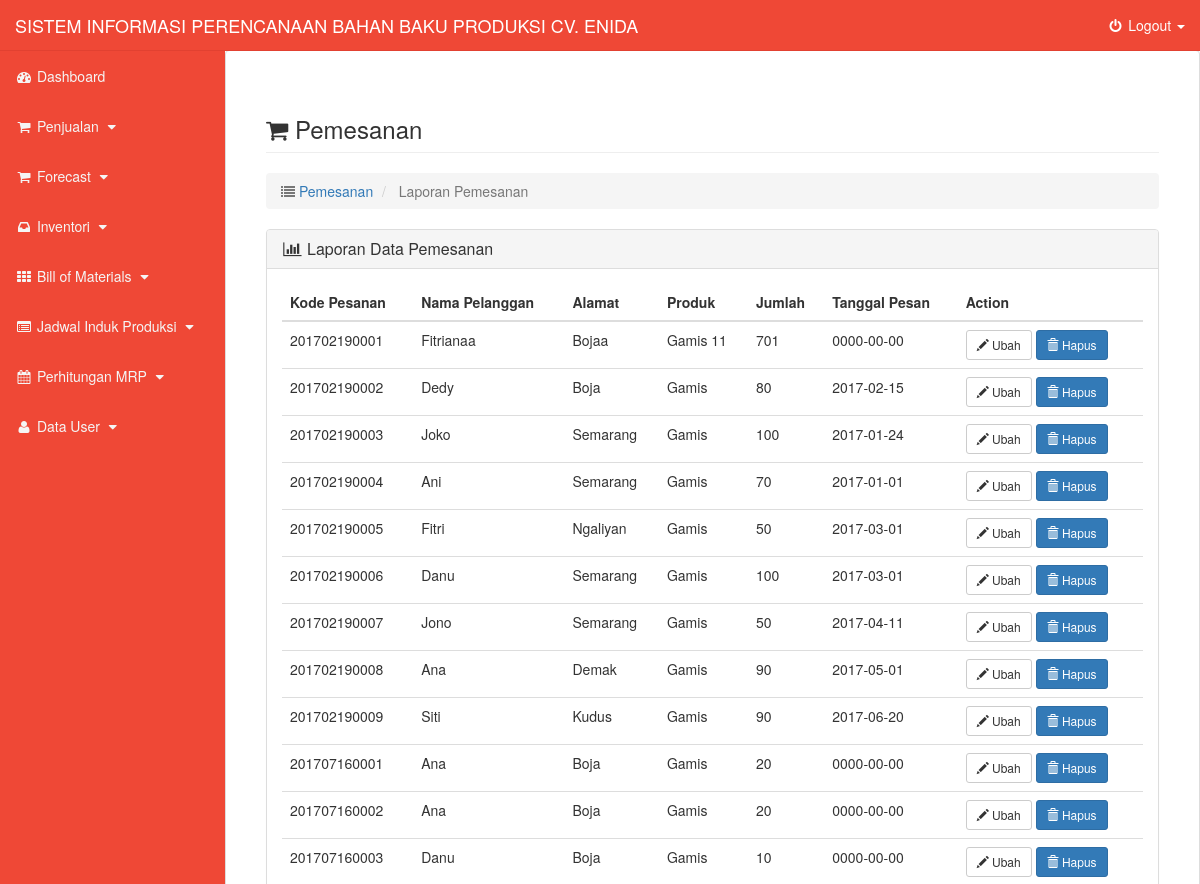
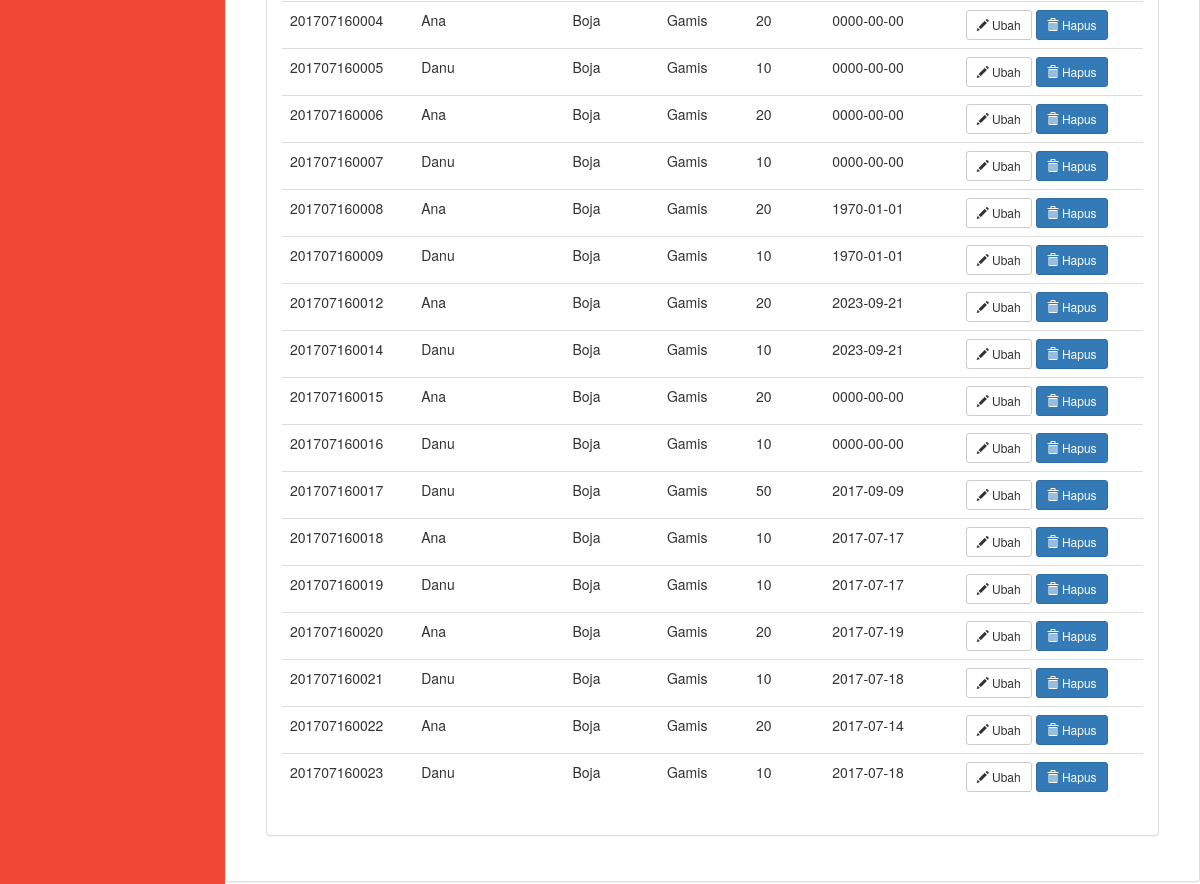
/?page=detail&content=daftar_purchase_order, run on the app's committed database (2 pictures, top to bottom).
### tables this page shows
CREATE TABLE IF NOT EXISTS `tbpesanan` (
  `kdnota` varchar(20) NOT NULL,
  `namaplg` varchar(50) NOT NULL,
  `alamatplg` varchar(50) NOT NULL,
  `produk` varchar(30) NOT NULL,
  `jml` int(11) NOT NULL,
  `tglpesan` date NOT NULL,
  `proses` enum('0','1') NOT NULL
);

### index.php (called while the page is built, shortened)
<?php
	include "layout/header.php";
	include "layout/menu.php";
	include "layout/content.php";
?>

### konten/controlPemesanan.php (the view, shortened to what this page needs)
<?php
	function viewpesanan($conn){
		$view = mysqli_query($conn, "SELECT * FROM tbpesanan ORDER BY kdnota ASC")or die(mysqli_error());
		echo "<div class='table-responsive'>
				<table class='table table-hover'>
  				<thead>
  					<tr>
	  					<th> Kode Pesanan </th>
	  					<th> Nama Pelanggan </th>
	  					<th> Alamat </th>
	  					<th> Produk </th>
	  					<th> Jumlah </th>
	  					<th> Tanggal Pesan </th>
	  					<th> Action </th>
  					</tr>
  				</thead>";
  				while($data = mysqli_fetch_array($view, MYSQLI_ASSOC)){
  					echo"
  					<tr>
  						<td> $data[kdnota] </td>
  						<td> $data[namaplg] </td>
  						<td> $data[alamatplg] </td>
  						<td> $data[produk] </td>
  						<td> $data[jml] </td>
  						<td> $data[tglpesan] </td>
  						<td>
  							<a href='.?page=detail&content=edit_pesanan&id=$data[kdnota]'>
								<button type='button' name='ubah' class='btn btn-default btn-sm'>
		  							<span class='glyphicon glyphicon-pencil' aria-hidden='true'></span> Ubah
								</button>
							</a>
							<a href='.?pagedetail&content=daftar_purchase_order&id=$data[kdnota]'>
								<button type='button' name='hapus' class='btn btn-primary btn-sm'>
  									<span class='glyphicon glyphicon-trash' aria-hidden='true'></span> Hapus
								</button>
							</a>
						</td>
  					</tr>";
  				}
			echo "</table>";
			echo "</div>";
	}
?>

### layout/header.php (shortened to what this page needs)
<!DOCTYPE html>
<html>
	<head>
			<link href="<?php echo CSS;?>bootstrap.min.css" rel="stylesheet">
			<link href="<?php echo CSS;?>datepicker3.css" rel="stylesheet">
			<link href="<?php echo CSS;?>style.css" rel="stylesheet">
			<link href="<?php echo CSS;?>jquery-ui.css" rel="stylesheet">
	</head>

### layout/menu.php (shortened to what this page needs)
<!DOCTYPE html>
<html lang="en">
<head>
    <link href="css/bootstrap.min.css" rel="stylesheet">
    <link href="css/style.css" rel="stylesheet">
    <link href="css/plugins/morris.css" rel="stylesheet">
    <link href="font-awesome/css/font-awesome.min.css" rel="stylesheet" type="text/css">
</head>
<body>
    <div id="wrapper">
        <nav class="navbar navbar-inverse navbar-fixed-top" role="navigation">
            <div class="navbar-header">
                <a class="navbar-brand" href="index.html">SISTEM INFORMASI PERENCANAAN BAHAN BAKU PRODUKSI CV. ENIDA</a>
            </div>
            <ul class="nav navbar-right top-nav">
                <li>
                    <a href="#"><i class="fa fa-fw fa-power-off"></i> Logout <b class="caret"></b></a>
                </li>
            </ul>
            <div class="collapse navbar-collapse">
                <ul class="nav navbar-nav side-nav">
                    <li>
                        <a href="<?php echo PATH;?>"><i class="fa fa-fw fa-dashboard"></i> Dashboard</a>
                    </li>
                    <li>
                        <a href="javascript:;" data-toggle="collapse" data-target="#pemesanan"><i class="fa fa-fw fa-shopping-cart"></i> Penjualan <i class="fa fa-fw fa-caret-down"></i></a>
                    </li>
                    <li>
                        <a href="javascript:;" data-toggle="collapse" data-target="#forecast"><i class="fa fa-fw fa-shopping-cart"></i> Forecast <i class="fa fa-fw fa-caret-down"></i></a>
                    </li>
                    <li>
                        <a href="javascript:;" data-toggle="collapse" data-target="#inventori"><i class="fa fa-fw fa-inbox"></i> Inventori <i class="fa fa-fw fa-caret-down"></i></a>
                    </li>
                    <li>
                        <a href="javascript:;" data-toggle="collapse" data-target="#bom"><i class="fa fa-fw fa-th"></i> Bill of Materials <i class="fa fa-fw fa-caret-down"></i></a>
                    </li>
                    <li>
                        <a href="javascript:;" data-toggle="collapse" data-target="#jip"><i class="fa fa-fw fa-list-alt"></i> Jadwal Induk Produksi <i class="fa fa-fw fa-caret-down"></i></a>
                    </li>
                    <li>
                        <a href="javascript:;" data-toggle="collapse" data-target="#mrp"><i class="fa fa-fw fa-calendar"></i> Perhitungan MRP <i class="fa fa-fw fa-caret-down"></i></a>
                    </li>
                    <li>
                        <a href="javascript:;" data-toggle="collapse" data-target="#pengguna"><i class="fa fa-fw fa-user"></i> Data User <i class="fa fa-fw fa-caret-down"></i></a>
                    </li>
                </ul>
            </div>
        </nav>

### layout/content.php (shortened to what this page needs)
<div class="row">
			<div class="col-lg-12">
				<div class="panel panel-default">
					<div class="panel-body">
						<div class="canvas-wrapper">
							<?php
								$content=(isset($_GET['content']))?$_GET['content']:"main";
									switch ($content) {
										case 'daftar_purchase_order': include "konten/daftar-pemesanan.php";
											break;
									}
							?>
						</div>
					</div>
				</div>
			</div>
</div>

### konten/daftar-pemesanan.php
    <div id="page-wrapper">
        <div class="container-fluid">
            <div class="row">
                <div class="col-lg-12">
                    <h3 class="page-header">
                        <i class="fa fa-shopping-cart"></i> Pemesanan
                    </h3>
                    <ol class="breadcrumb">
                        <li class="active">
                            <i class="fa fa-list"></i> <a href="">Pemesanan</a>
                        </li>
                        <li class="active">
                            Laporan Pemesanan
                        </li>
                    </ol>
                </div>
            </div>
            <div class="row">
                <div class="col-lg-12">
                    <div class="panel panel-default">
                        <div class="panel-heading">
                            <h3 class="panel-title"><i class="fa fa-bar-chart-o fa-fw"></i> Laporan Data Pemesanan</h3>
                        </div>
                        <div class="panel-body">
                            <?php
					include "controlPemesanan.php";
					viewpesanan($conn);
				?>
                        </div>
                    </div>
                </div>
            </div>
        </div>
    </div>
</div>

### css/style.css (style rules this page uses)
body { margin-top: 100px; background-color: #fff; }
@media (min-width:768px) { body { margin-top: 50px; } }
#wrapper { padding-left: 0; }
#page-wrapper { width: 100%; padding: 0; background-color: #fff; }
@media (min-width:768px) { #wrapper { padding-left: 225px; } }
@media (min-width:768px) { #page-wrapper { padding: 10px; } }
.top-nav { padding: 0 15px; }
.top-nav>li { display: inline-block; float: left; }
.top-nav>li>a { padding-top: 15px; padding-bottom: 15px; line-height: 20px; color: #ffffff; }
@media (min-width:768px) { .side-nav { position: fixed; top: 51px; left: 225px; width: 225px; margin-left: -225px; border: none; border-radius: 0; overflow-y: auto; background-color: #EF4836; bottom: 0; overflow-x: hidden; padding-bottom: 40px; } }
@media (min-width:768px) { .side-nav>li>a { width: 225px; } }
.navbar-inverse { background-color: #E24131; border-color: #E24131; }
.navbar-inverse .navbar-nav>li>a { color: #f5f5f5; }
.navbar-inverse .navbar-collapse, .navbar-inverse .navbar-form { border-color: #EF4836; background-color: #EF4836; }
.navbar-inverse .navbar-brand { color: #ffffff; }

### data on the page
tbpesanan: kdnota "201702190001", namaplg "Fitrianaa", alamatplg "Bojaa", produk "Gamis 11", jml "701", tglpesan "0000-00-00"
tbpesanan: kdnota "201702190002", namaplg "Dedy", alamatplg "Boja", produk "Gamis", jml "80", tglpesan "2017-02-15"
tbpesanan: kdnota "201702190003", namaplg "Joko", alamatplg "Semarang", produk "Gamis", jml "100", tglpesan "2017-01-24"
tbpesanan: kdnota "201702190004", namaplg "Ani", alamatplg "Semarang", produk "Gamis", jml "70", tglpesan "2017-01-01"
tbpesanan: kdnota "201702190005", namaplg "Fitri", alamatplg "Ngaliyan", produk "Gamis", jml "50", tglpesan "2017-03-01"
tbpesanan: kdnota "201702190006", namaplg "Danu", alamatplg "Semarang", produk "Gamis", jml "100", tglpesan "2017-03-01"
tbpesanan: kdnota "201702190007", namaplg "Jono", alamatplg "Semarang", produk "Gamis", jml "50", tglpesan "2017-04-11"
tbpesanan: kdnota "201702190008", namaplg "Ana", alamatplg "Demak", produk "Gamis", jml "90", tglpesan "2017-05-01"
tbpesanan: kdnota "201702190009", namaplg "Siti", alamatplg "Kudus", produk "Gamis", jml "90", tglpesan "2017-06-20"
tbpesanan: kdnota "201707160001", namaplg "Ana", alamatplg "Boja", produk "Gamis", jml "20", tglpesan "0000-00-00"
tbpesanan: kdnota "201707160002", namaplg "Ana", alamatplg "Boja", produk "Gamis", jml "20", tglpesan "0000-00-00"
tbpesanan: kdnota "201707160003", namaplg "Danu", alamatplg "Boja", produk "Gamis", jml "10", tglpesan "0000-00-00"
tbpesanan: kdnota "201707160004", namaplg "Ana", alamatplg "Boja", produk "Gamis", jml "20", tglpesan "0000-00-00"
tbpesanan: kdnota "201707160005", namaplg "Danu", alamatplg "Boja", produk "Gamis", jml "10", tglpesan "0000-00-00"
tbpesanan: kdnota "201707160006", namaplg "Ana", alamatplg "Boja", produk "Gamis", jml "20", tglpesan "0000-00-00"
tbpesanan: kdnota "201707160007", namaplg "Danu", alamatplg "Boja", produk "Gamis", jml "10", tglpesan "0000-00-00"
tbpesanan: kdnota "201707160008", namaplg "Ana", alamatplg "Boja", produk "Gamis", jml "20", tglpesan "1970-01-01"
tbpesanan: kdnota "201707160009", namaplg "Danu", alamatplg "Boja", produk "Gamis", jml "10", tglpesan "1970-01-01"
tbpesanan: kdnota "201707160012", namaplg "Ana", alamatplg "Boja", produk "Gamis", jml "20", tglpesan "2023-09-21"
tbpesanan: kdnota "201707160014", namaplg "Danu", alamatplg "Boja", produk "Gamis", jml "10", tglpesan "2023-09-21"
tbpesanan: kdnota "201707160015", namaplg "Ana", alamatplg "Boja", produk "Gamis", jml "20", tglpesan "0000-00-00"
tbpesanan: kdnota "201707160016", namaplg "Danu", alamatplg "Boja", produk "Gamis", jml "10", tglpesan "0000-00-00"
tbpesanan: kdnota "201707160017", namaplg "Danu", alamatplg "Boja", produk "Gamis", jml "50", tglpesan "2017-09-09"
tbpesanan: kdnota "201707160018", namaplg "Ana", alamatplg "Boja", produk "Gamis", jml "10", tglpesan "2017-07-17"
tbpesanan: kdnota "201707160019", namaplg "Danu", alamatplg "Boja", produk "Gamis", jml "10", tglpesan "2017-07-17"
tbpesanan: kdnota "201707160020", namaplg "Ana", alamatplg "Boja", produk "Gamis", jml "20", tglpesan "2017-07-19"
tbpesanan: kdnota "201707160021", namaplg "Danu", alamatplg "Boja", produk "Gamis", jml "10", tglpesan "2017-07-18"
tbpesanan: kdnota "201707160022", namaplg "Ana", alamatplg "Boja", produk "Gamis", jml "20", tglpesan "2017-07-14"
tbpesanan: kdnota "201707160023", namaplg "Danu", alamatplg "Boja", produk "Gamis", jml "10", tglpesan "2017-07-18"
